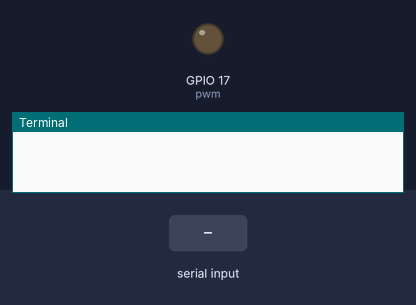
This program was run on a simulated Raspberry Pi (BCM pin numbers). On the bench: output pins drawn as LEDs (lit = HIGH), the last lines printed to the terminal. The inputs (shaded band) are chosen by the test bench.

Above: at 1.2 s.
1.3 s: "5" typed at the terminal, then Enter
At 1.8 s:
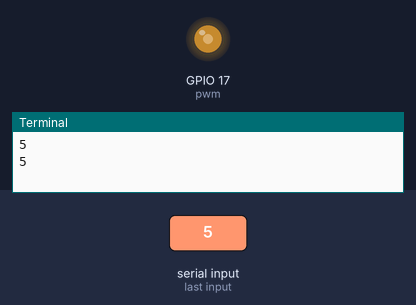
2.8 s: "f" typed at the terminal, then Enter
At 4.1 s:
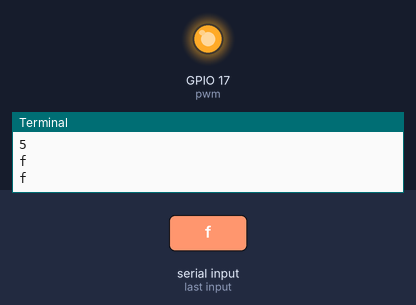
Timing chart, 0 to 5.8 s (numbered marks = the images above; inputs shaded):
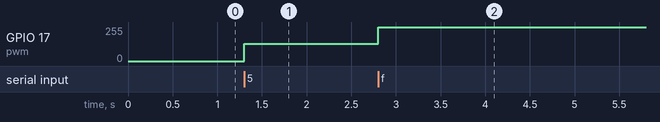

Measured:
- after the input at 1.3 s, GPIO 17 (pwm): 0/255 → 128/255 at once
- after the input at 2.8 s, GPIO 17 (pwm): 128/255 → 255/255 at once

The program:

3_02.py
```python
import RPi.GPIO as GPIO
import time

GPIO.setmode(GPIO.BCM)
GPIO.setup(17,GPIO.OUT)

pwm=GPIO.PWM(17,1000)
pwm.start(0)

try:
    while 1:
        userinput=input()
        print(userinput)
        if userinput == "0":
            pwm.ChangeDutyCycle(0)
        elif userinput == "5":
            pwm.ChangeDutyCycle(50)
        elif userinput == "f":
            pwm.ChangeDutyCycle(100)

        time.sleep(1.0)

except KeyboardInterrupt:
    pass

pwm.stop()
GPIO.cleanup()
```
